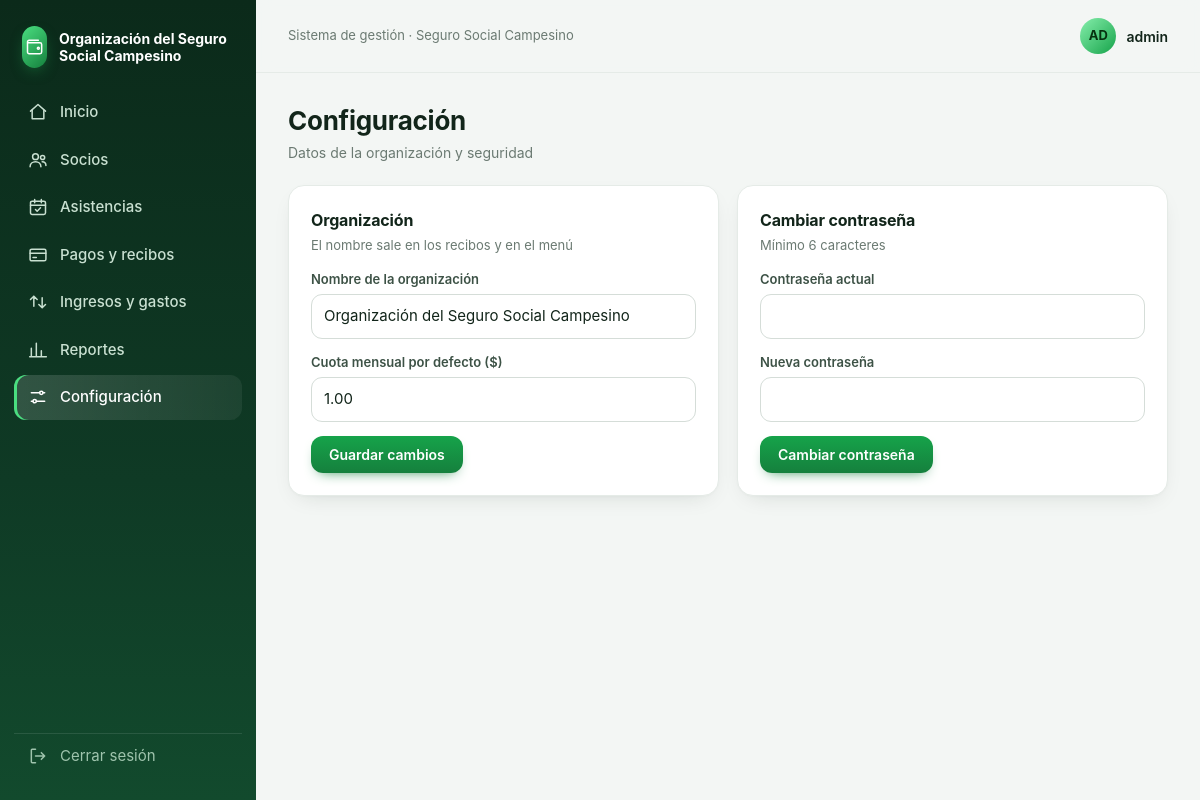
Page /configuracion (signed in) on the committed database.
### tables this page shows
CREATE TABLE config (
  clave TEXT PRIMARY KEY,
  valor TEXT NOT NULL
);

### app.py (the view, shortened to what this page needs)
@app.route("/configuracion", methods=["GET", "POST"])
@login_required
def configuracion():
    db = get_db()
    return render_template("configuracion.html", cuota=cfg("cuota"))

### app.py (called while the page is built)
def get_db():
    if "db" not in g:
        g.db = sqlite3.connect(DB_PATH)
        g.db.row_factory = sqlite3.Row
        g.db.execute("PRAGMA foreign_keys = ON")
    return g.db

def cfg(clave):
    r = get_db().execute("SELECT valor FROM config WHERE clave = ?", (clave,)).fetchone()
    return r["valor"] if r else ""

@app.context_processor
def inyectar():
    return {"org": cfg("organizacion")}

def login_required(f):
    @wraps(f)
    def envoltura(*a, **kw):
        if "usuario" not in session:
            return redirect(url_for("login"))
        return f(*a, **kw)
    return envoltura

### templates/configuracion.html (shortened to what this page needs)
{% extends "base.html" %}
{% block content %}
<div class="head"><div><h1>Configuración</h1><p>Datos de la organización y seguridad</p></div></div>
<div class="grid g2" style="align-items:start">
<form method="post" class="card"><input type="hidden" name="accion" value="datos">
  <h3>Organización</h3><div class="sub">El nombre sale en los recibos y en el menú</div>
  <label>Nombre de la organización</label><input name="organizacion" value="{{ org }}" required>
  <label>Cuota mensual por defecto ($)</label><input name="cuota" value="{{ cuota }}" required>
  <button class="btn">Guardar cambios</button></form>
<form method="post" class="card"><input type="hidden" name="accion" value="clave">
  <h3>Cambiar contraseña</h3><div class="sub">Mínimo 6 caracteres</div>
  <label>Contraseña actual</label><input type="password" name="actual" required>
  <label>Nueva contraseña</label><input type="password" name="nueva" required>
  <button class="btn">Cambiar contraseña</button></form>
</div>
{% endblock %}

### templates/base.html (shortened to what this page needs)
<!doctype html>
<html lang="es">
<head>
</head>
<body>
{% if session.usuario %}
{% set ep = request.endpoint %}
{% macro item(eps, url, icon, label) %}<a href="{{ url }}" class="{{ 'act' if request.endpoint in eps }}"><svg class="ic"><use href="#i-{{ icon }}"/></svg>{{ label }}</a>{% endmacro %}
<div class="app">
<aside class="side">
  <div class="brand"><div class="logo"><svg class="ic"><use href="#i-wallet"/></svg></div><span>{{ org }}</span></div>
  <nav>
    {{ item(['inicio'], url_for('inicio'), 'home', 'Inicio') }}
    {{ item(['socios','socio_form','socio_detalle'], url_for('socios'), 'users', 'Socios') }}
    {{ item(['reuniones','reunion'], url_for('reuniones'), 'cal', 'Asistencias') }}
    {{ item(['pagos','pago_nuevo','recibo'], url_for('pagos'), 'card', 'Pagos y recibos') }}
    {{ item(['finanzas'], url_for('finanzas'), 'flow', 'Ingresos y gastos') }}
    {{ item(['reportes'], url_for('reportes'), 'chart', 'Reportes') }}
    {{ item(['configuracion'], url_for('configuracion'), 'set', 'Configuración') }}
  </nav>
  <a class="salir" href="{{ url_for('logout') }}"><svg class="ic"><use href="#i-out"/></svg>Cerrar sesión</a>
</aside>
<div class="main">
  <div class="top">
    <div class="t">Sistema de gestión · Seguro Social Campesino</div>
    <div class="user"><div class="avatar">{{ session.usuario[:2]|upper }}</div>{{ session.usuario }}</div>
  </div>
  <div class="content">
    {% block content %}{% endblock %}
  </div>
</div>
</div>
{% else %}
{% for cat, m in get_flashed_messages(with_categories=true) %}<div class="msg {{ cat }}" style="position:fixed;top:14px;right:14px;z-index:50">{{ m }}</div>{% endfor %}
{% block login %}{% endblock %}
{% endif %}
</body>
</html>

### templates/base.html (style rules this page uses)
:root { --bg:#f3f6f4;--card:#fff;--ink:#12251a;--muted:#6b7a72;--line:#e5ebe7;--brand:#15803d;--brand2:#0f5f2e; --ing:#16a34a;--gas:#e11d48;--warn:#d97706;--r:16px;--sh:0 1px 2px #0b1f1405,0 8px 24px -12px #0b1f142e }
* { box-sizing:border-box }
body { margin:0;background:var(--bg);color:var(--ink);font:15px/1.5 Inter,"Segoe UI",system-ui,-apple-system,Roboto,sans-serif;-webkit-font-smoothing:antialiased }
a { color:var(--brand);text-decoration:none }
h1,h2,h3 { margin:0;letter-spacing:-.01em }
.ic { width:20px;height:20px;fill:none;stroke:currentColor;stroke-width:1.8;stroke-linecap:round;stroke-linejoin:round;flex:none }
.app { display:flex;min-height:100vh }
.side { width:256px;flex:none;background:linear-gradient(180deg,#0b2a1a,#0f3a25 60%,#124a2d);color:#c9e0d1;padding:22px 14px;position:sticky;top:0;height:100vh;display:flex;flex-direction:column;z-index:20 }
.brand { display:flex;gap:12px;align-items:center;padding:4px 8px 22px;color:#fff;font-weight:700;font-size:14px;line-height:1.25 }
.logo { width:42px;height:42px;border-radius:13px;background:linear-gradient(135deg,#4ade80,#15803d);display:grid;place-items:center;color:#fff;box-shadow:0 6px 16px -6px #22c55e99 }
.side nav { flex:1 }
.side nav a { display:flex;gap:12px;align-items:center;padding:11px 14px;border-radius:12px;color:#c9e0d1;font-weight:500;margin-bottom:3px;transition:.15s }
.side nav a.act { background:linear-gradient(90deg,#ffffff26,#ffffff10);color:#fff;box-shadow:inset 3px 0 0 #4ade80 }
.side .salir { display:flex;gap:12px;align-items:center;padding:11px 14px;color:#9fc4ad;border-top:1px solid #ffffff1a;margin-top:10px }
.main { flex:1;min-width:0 }
.top { display:flex;align-items:center;gap:14px;padding:18px 32px;position:sticky;top:0;background:#f3f6f4d9;backdrop-filter:blur(8px);z-index:10;border-bottom:1px solid var(--line) }
.top .t { font-size:13px;color:var(--muted);flex:1 }
.user { display:flex;gap:10px;align-items:center;font-weight:600;font-size:14px }
.avatar { width:36px;height:36px;border-radius:50%;background:linear-gradient(135deg,#86efac,#16a34a);color:#06310f;display:grid;place-items:center;font-weight:700;font-size:13px }
.content { padding:28px 32px 48px;max-width:1240px;overflow-x:hidden }
.head { display:flex;align-items:center;gap:14px;flex-wrap:wrap;margin-bottom:22px }
.head h1 { font-size:26px;flex:1;min-width:200px }
.head p { margin:2px 0 0;color:var(--muted);font-size:14px }
.card { background:var(--card);border:1px solid var(--line);border-radius:var(--r);box-shadow:var(--sh);padding:22px }
.card h3 { font-size:16px;margin-bottom:4px }
.card .sub { color:var(--muted);font-size:13px;margin-bottom:14px }
.grid { display:grid;gap:18px;margin-bottom:18px }
.g2 { grid-template-columns:1fr 1fr }
.grid>* { min-width:0 }
.btn { display:inline-flex;align-items:center;gap:8px;background:linear-gradient(180deg,#16a34a,#15803d);color:#fff;border:0;padding:10px 18px;border-radius:12px;font-family:inherit;font-weight:600;font-size:14px;cursor:pointer;box-shadow:0 6px 14px -8px #15803d;transition:.15s }
label { display:block;font-size:13px;font-weight:600;color:#3d5246;margin-bottom:5px }
input,select,textarea { width:100%;padding:10px 12px;border:1px solid #d5ddd8;border-radius:11px;background:#fff;font:inherit;color:var(--ink);margin-bottom:14px;transition:.15s }

### rows in the picture
config: valor "Organización del Seguro Social Campesino", organizacion "Organización del Seguro Social Campesino"
config: cuota "1.00"

### other values in the picture
{{ label }} "Inicio Socios Asistencias Pagos y recibos Ingresos y gastos Reportes Configuración"
{{ session.usuario[:2]|upper }} "AD"
{{ session.usuario }} "admin"
